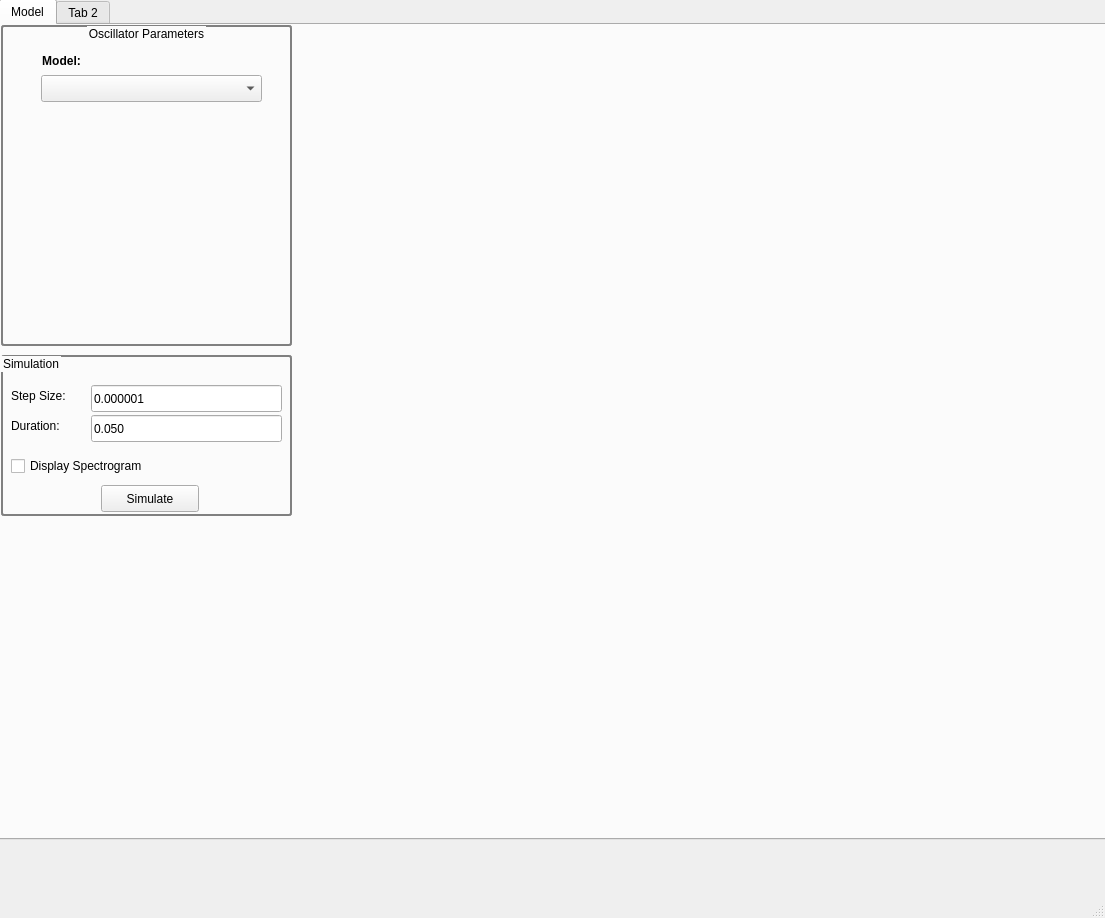
<?xml version="1.0" encoding="UTF-8"?>
<ui version="4.0">
 <class>MainWindow</class>
 <widget class="QMainWindow" name="MainWindow">
  <property name="geometry">
   <rect>
    <x>0</x>
    <y>0</y>
    <width>1105</width>
    <height>918</height>
   </rect>
  </property>
  <property name="windowTitle">
   <string>MainWindow</string>
  </property>
  <widget class="QWidget" name="centralwidget">
   <widget class="QWidget" name="horizontalLayoutWidget">
    <property name="geometry">
     <rect>
      <x>-1</x>
      <y>-1</y>
      <width>1111</width>
      <height>841</height>
     </rect>
    </property>
    <layout class="QHBoxLayout" name="horizontalLayout">
     <item>
      <widget class="QTabWidget" name="tabWidget">
       <property name="currentIndex">
        <number>0</number>
       </property>
       <widget class="QWidget" name="tab">
        <attribute name="title">
         <string>Model</string>
        </attribute>
        <widget class="QGroupBox" name="oscilatorParamsGroupBox">
         <property name="geometry">
          <rect>
           <x>0</x>
           <y>0</y>
           <width>291</width>
           <height>321</height>
          </rect>
         </property>
         <property name="styleSheet">
          <string notr="true">QGroupBox { 
     border: 2px solid gray; 
     border-radius: 3px; 
 } </string>
         </property>
         <property name="title">
          <string>Oscillator Parameters</string>
         </property>
         <property name="alignment">
          <set>Qt::AlignCenter</set>
         </property>
         <property name="flat">
          <bool>false</bool>
         </property>
         <widget class="QLabel" name="modelHelpLabel">
          <property name="geometry">
           <rect>
            <x>30</x>
            <y>20</y>
            <width>61</width>
            <height>31</height>
           </rect>
          </property>
          <property name="font">
           <font>
            <weight>75</weight>
            <bold>true</bold>
           </font>
          </property>
          <property name="text">
           <string>Model:</string>
          </property>
          <property name="alignment">
           <set>Qt::AlignCenter</set>
          </property>
         </widget>
         <widget class="QComboBox" name="modelComboBox">
          <property name="geometry">
           <rect>
            <x>40</x>
            <y>50</y>
            <width>221</width>
            <height>27</height>
           </rect>
          </property>
         </widget>
         <widget class="QWidget" name="verticalLayoutWidget">
          <property name="geometry">
           <rect>
            <x>10</x>
            <y>90</y>
            <width>271</width>
            <height>211</height>
           </rect>
          </property>
          <layout class="QVBoxLayout" name="oscillatorParametersLayout"/>
         </widget>
        </widget>
        <widget class="QGroupBox" name="simulatorGroupBox">
         <property name="geometry">
          <rect>
           <x>0</x>
           <y>330</y>
           <width>291</width>
           <height>161</height>
          </rect>
         </property>
         <property name="styleSheet">
          <string notr="true">QGroupBox { 
     border: 2px solid gray; 
     border-radius: 3px; 
 } </string>
         </property>
         <property name="title">
          <string>Simulation</string>
         </property>
         <widget class="QLabel" name="stepSizeHelpLabel">
          <property name="geometry">
           <rect>
            <x>10</x>
            <y>30</y>
            <width>81</width>
            <height>21</height>
           </rect>
          </property>
          <property name="text">
           <string>Step Size:</string>
          </property>
         </widget>
         <widget class="QLineEdit" name="stepSizeEdit">
          <property name="geometry">
           <rect>
            <x>90</x>
            <y>30</y>
            <width>191</width>
            <height>27</height>
           </rect>
          </property>
          <property name="text">
           <string>0.000001</string>
          </property>
         </widget>
         <widget class="QLabel" name="durationHelpLabel_2">
          <property name="geometry">
           <rect>
            <x>10</x>
            <y>60</y>
            <width>81</width>
            <height>21</height>
           </rect>
          </property>
          <property name="text">
           <string>Duration:</string>
          </property>
         </widget>
         <widget class="QLineEdit" name="durationEdit">
          <property name="geometry">
           <rect>
            <x>90</x>
            <y>60</y>
            <width>191</width>
            <height>27</height>
           </rect>
          </property>
          <property name="text">
           <string>0.050</string>
          </property>
         </widget>
         <widget class="QPushButton" name="simulateButton">
          <property name="geometry">
           <rect>
            <x>100</x>
            <y>130</y>
            <width>98</width>
            <height>27</height>
           </rect>
          </property>
          <property name="text">
           <string>Simulate</string>
          </property>
         </widget>
         <widget class="QCheckBox" name="displaySpectrogramCheckBox">
          <property name="geometry">
           <rect>
            <x>10</x>
            <y>100</y>
            <width>171</width>
            <height>22</height>
           </rect>
          </property>
          <property name="text">
           <string>Display Spectrogram</string>
          </property>
         </widget>
        </widget>
        <widget class="QWidget" name="verticalLayoutWidget_2">
         <property name="geometry">
          <rect>
           <x>300</x>
           <y>0</y>
           <width>801</width>
           <height>791</height>
          </rect>
         </property>
         <layout class="QVBoxLayout" name="simulationPlotLayout"/>
        </widget>
       </widget>
       <widget class="QWidget" name="tab_2">
        <attribute name="title">
         <string>Tab 2</string>
        </attribute>
       </widget>
      </widget>
     </item>
    </layout>
   </widget>
  </widget>
  <widget class="QMenuBar" name="menubar">
   <property name="geometry">
    <rect>
     <x>0</x>
     <y>0</y>
     <width>1105</width>
     <height>25</height>
    </rect>
   </property>
  </widget>
  <widget class="QStatusBar" name="statusbar"/>
 </widget>
 <resources/>
 <connections/>
</ui>
